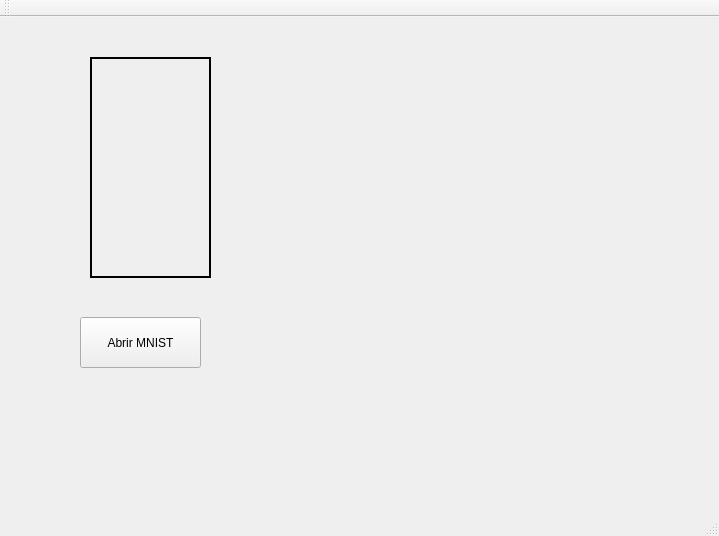
<?xml version="1.0" encoding="UTF-8"?>
<ui version="4.0">
 <class>Convolutional</class>
 <widget class="QMainWindow" name="Convolutional">
  <property name="geometry">
   <rect>
    <x>0</x>
    <y>0</y>
    <width>719</width>
    <height>536</height>
   </rect>
  </property>
  <property name="windowTitle">
   <string>Convolutional</string>
  </property>
  <widget class="QWidget" name="centralWidget">
   <widget class="QLabel" name="label">
    <property name="geometry">
     <rect>
      <x>90</x>
      <y>40</y>
      <width>121</width>
      <height>221</height>
     </rect>
    </property>
    <property name="frameShape">
     <enum>QFrame::WinPanel</enum>
    </property>
    <property name="text">
     <string/>
    </property>
   </widget>
   <widget class="QPushButton" name="pushButton">
    <property name="geometry">
     <rect>
      <x>80</x>
      <y>300</y>
      <width>121</width>
      <height>51</height>
     </rect>
    </property>
    <property name="text">
     <string>Abrir MNIST</string>
    </property>
   </widget>
  </widget>
  <widget class="QMenuBar" name="menuBar">
   <property name="geometry">
    <rect>
     <x>0</x>
     <y>0</y>
     <width>719</width>
     <height>25</height>
    </rect>
   </property>
  </widget>
  <widget class="QToolBar" name="mainToolBar">
   <attribute name="toolBarArea">
    <enum>TopToolBarArea</enum>
   </attribute>
   <attribute name="toolBarBreak">
    <bool>false</bool>
   </attribute>
  </widget>
  <widget class="QStatusBar" name="statusBar"/>
 </widget>
 <layoutdefault spacing="6" margin="11"/>
 <resources/>
 <connections/>
</ui>
